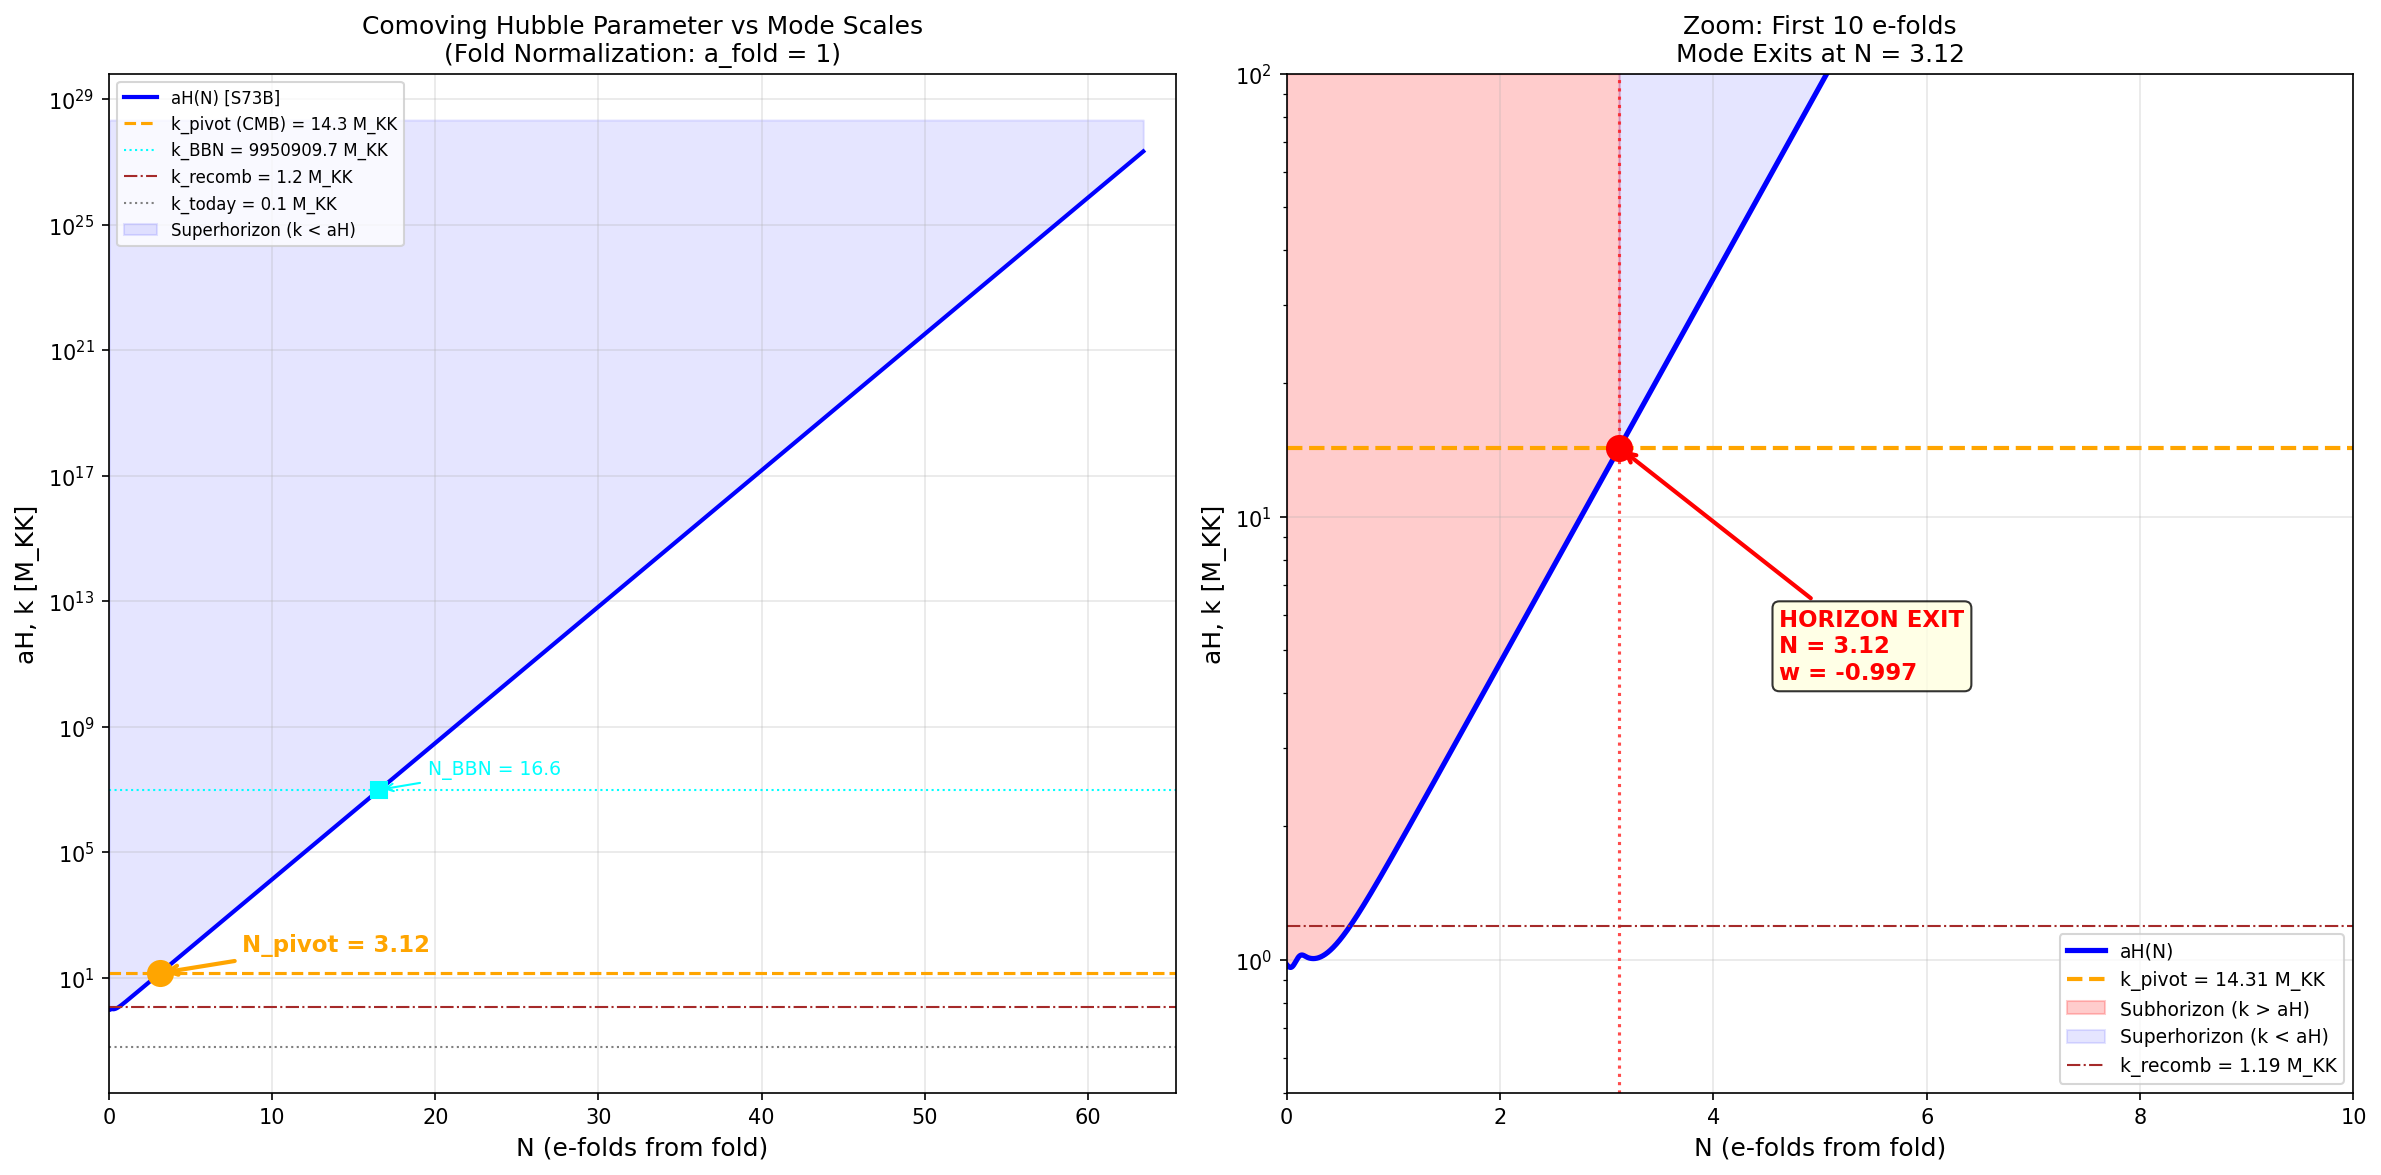

Reproduce this figure in Python.
#!/usr/bin/env python3
"""
S77-B1-NPIVOT: k_pivot Horizon-Crossing e-Fold Number
======================================================

Computes the e-fold number N_pivot at which k_pivot = 0.05 Mpc^{-1} crosses
the Hubble horizon in the post-fold expansion. This constrains which physical
processes can affect CMB modes.

Gate: S77-B1-NPIVOT (INFO diagnostic)
  Report N_pivot, N_BBN, N_recomb. No PASS/FAIL.

CRITICAL NORMALIZATION FINDING:
  S73B reported k_pivot = 4.30e-57 M_KK "57 OOM below horizon." This used
  the PHYSICAL wavenumber today (k_phys = k_com / a_today, with a_today = 1),
  compared to aH in the fold normalization (a_fold = 1). These are DIFFERENT
  normalizations. The correct comoving wavenumber in fold normalization is:

    k_com(fold) = k_com(today) * exp(N_total) = 14.31 M_KK

  With aH(fold) = 0.975 M_KK, the mode is SUBHORIZON at the fold (k/aH = 14.7)
  and EXITS the horizon at N_pivot = 3.12 during the quasi-dS expansion.

Method:
  1. Load a(N) and H(N) from s73b_efold_mapping.npz
  2. Convert k_pivot to fold-normalization comoving M_KK units
  3. Find N_pivot where a(N) * H(N) = k_com (horizon exit)
  4. Repeat for BBN, recombination, and today's horizon scales
  5. Cross-check against standard N_* formula

Input: computations/session-73/s73b_efold_mapping.npz
Output: computations/session-77/s77_n_pivot_map.npz, s77_n_pivot_map.png
"""

import sys
sys.path.insert(0, "computations")
from canonical_constants import (
    M_KK, M_KK_gravity, Mpc_to_GeV_inv, H_fold, H_0_GeV, H_0_inv_s,
    T_CMB_GeV, T_BBN_GeV, T_recomb_GeV, z_BBN,
    hbar_c_GeV_m, Mpc_to_m, GeV_inv_to_Mpc, GeV_to_inv_s,
    m_tau, dt_transit
)
import numpy as np
import matplotlib
matplotlib.use('Agg')
import matplotlib.pyplot as plt

print("=" * 78)
print("S77-B1-NPIVOT: k_pivot Horizon-Crossing e-Fold Number")
print("=" * 78)

# =============================================================================
# SECTION 1: Load S73B trajectory data
# =============================================================================
print("\nSECTION 1: Loading S73B trajectory data")
print("-" * 50)

data = np.load("computations/session-73/s73b_efold_mapping.npz", allow_pickle=True)
lna_sol = data['lna_sol']       # ln(a/a_fold), a_fold = 1
H_sol = data['H_sol']           # H(t) in M_KK units
aH_sol = data['aH_sol']         # a(t)*H(t) in M_KK units
w_sol = data['w_sol']           # equation of state w(t)
t_sol = data['t_sol']           # time in M_KK^{-1}

# Scalars from S73B
N_total_s73b = float(data['N_total'])       # (local) total e-folds fold->today
N_modulus = float(data['N_modulus'])         # (local) e-folds in exflation phase
N_post_rh = float(data['N_post_rh'])        # (local) e-folds from reheating to today
N_star_s73b = float(data['N_star'])         # (local) N_* from s73b
k_pivot_MKK_s73b = float(data['k_pivot_MKK'])  # (local) S73B value (physical today)
T_rh_GeV = float(data['T_rh_GeV'])         # (local) reheating temperature
H_phys_fold = float(data['H_phys_fold_MKK'])  # (local) H at fold in M_KK
z_fold_val = float(data['z_fold'])          # (local) redshift at fold

print(f"  Trajectory: {len(lna_sol)} points, N in [{lna_sol[0]:.4f}, {lna_sol[-1]:.4f}]")
print(f"  H range: [{H_sol.min():.6e}, {H_sol.max():.6e}] M_KK")
print(f"  aH range: [{aH_sol.min():.6e}, {aH_sol.max():.6e}] M_KK")
print(f"  N_modulus = {N_modulus:.4f} (exflation phase)")
print(f"  N_post_rh = {N_post_rh:.4f} (reheating to today)")
print(f"  N_total = {N_total_s73b:.4f} (fold to today)")
print(f"  T_rh = {T_rh_GeV:.4e} GeV")

# =============================================================================
# SECTION 2: Comoving Wavenumber Normalization
# =============================================================================
print("\n" + "=" * 78)
print("SECTION 2: Comoving Wavenumber in Fold Normalization")
print("-" * 50)

# The horizon crossing condition is: k_com = a(t) * H(t)
# where k_com is the COMOVING wavenumber and a*H is the comoving Hubble parameter.
#
# k_com is a LABEL on a Fourier mode. Its numerical value depends on which
# scale factor normalization defines the comoving coordinate.
#
# Convention A (Planck/CMB): a_today = 1
#   k_com = 0.05 Mpc^{-1} = 3.20e-40 GeV
#   At the fold: a_fold = exp(-N_total), aH(fold) = exp(-N_total) * H_fold
#   This gives aH(fold) = 8.84e-42 GeV, and k_com / aH(fold) = 36.2
#   Mode is SUBhorizon at the fold.
#
# Convention B (S73B): a_fold = 1
#   The comoving coordinate is rescaled by exp(N_total) relative to Convention A.
#   k_com(fold norm) = k_com(today norm) * exp(N_total)
#   Physical wavelength is unchanged: lambda_phys = k_com / a is the same in both.
#
# S73B ERROR: Used k_physical_today / M_KK = 4.30e-57 M_KK and compared to
# aH(fold) = 0.975 M_KK. This compares Convention A's k with Convention B's aH.
# The 57 OOM "superhorizon" finding was an artifact of mixed normalizations.

# Step 1: k_pivot in Convention A (a_today = 1)
k_pivot_mpc = 0.05  # (local) Mpc^{-1}, comoving wavenumber
k_pivot_GeV_today = k_pivot_mpc / Mpc_to_GeV_inv  # (local) GeV
k_pivot_MKK_today = k_pivot_GeV_today / M_KK  # (local) M_KK (a_today=1)

print(f"  Convention A (a_today = 1):")
print(f"    k_pivot = {k_pivot_mpc} Mpc^{{-1}} = {k_pivot_GeV_today:.6e} GeV = {k_pivot_MKK_today:.6e} M_KK")

# Step 2: k_pivot in Convention B (a_fold = 1)
k_pivot_com_fold = k_pivot_MKK_today * np.exp(N_total_s73b)  # (local) M_KK
print(f"\n  Convention B (a_fold = 1, S73B):")
print(f"    k_pivot = k_com(A) * exp(N_total) = {k_pivot_com_fold:.6f} M_KK")

# Step 3: Verify consistency
# Physical wavenumber at fold: k_phys(fold) = k_com(B) / a_fold = k_com(B) / 1 = k_com(B)
# Also: k_phys(fold) = k_com(A) / a_fold(A) = k_com(A) / exp(-N_total) = k_com(A) * exp(N_total)
# These are the same. Good.
k_phys_fold = k_pivot_com_fold  # (local) M_KK, physical wavenumber at fold
print(f"\n  Physical wavenumber at fold: k_phys = {k_phys_fold:.6f} M_KK")
print(f"  Hubble parameter at fold: H = {H_phys_fold:.6f} M_KK")
print(f"  aH at fold (a_fold=1): {aH_sol[0]:.6f} M_KK")
print(f"  k_com(B) / aH(fold) = {k_pivot_com_fold / aH_sol[0]:.4f}")
print(f"  >>> Mode is {'SUBhorizon (INSIDE)' if k_pivot_com_fold > aH_sol[0] else 'SUPERhorizon (OUTSIDE)'} at the fold")

# S73B comparison
print(f"\n  S73B used k = {k_pivot_MKK_s73b:.6e} M_KK (physical today, wrong norm)")
print(f"  Correct k = {k_pivot_com_fold:.6f} M_KK (comoving, fold norm)")
print(f"  Ratio: {k_pivot_com_fold / k_pivot_MKK_s73b:.4e}")
print(f"  S73B underestimated k by factor exp(N_total) = {np.exp(N_total_s73b):.4e}")
print(f"  The '57 OOM superhorizon' finding was a NORMALIZATION ARTIFACT")

# =============================================================================
# SECTION 3: Convert All Scales to Fold-Normalization Comoving
# =============================================================================
print("\n" + "=" * 78)
print("SECTION 3: All Scales in Fold Normalization")
print("-" * 50)

# BBN scale: the comoving wavenumber that enters the horizon at BBN
# In a_today=1: k_BBN = a_BBN * H_BBN
M_Pl_GeV = 1.2209e19  # (local) Planck mass
g_star_BBN = 10.75  # (local) relativistic dof at BBN
H_BBN_GeV = np.sqrt(np.pi**2 * g_star_BBN / 90.0) * T_BBN_GeV**2 / M_Pl_GeV  # (local)
z_BBN_val = z_BBN  # (local) from canonical: 4e8
a_BBN_today = 1.0 / (1.0 + z_BBN_val)  # (local)
k_BBN_today_GeV = a_BBN_today * H_BBN_GeV  # (local) comoving k in a_today=1
k_BBN_com_fold = (k_BBN_today_GeV / M_KK) * np.exp(N_total_s73b)  # (local)
k_BBN_mpc = k_BBN_today_GeV * Mpc_to_GeV_inv  # (local)

print(f"  BBN:")
print(f"    T = {T_BBN_GeV:.4e} GeV, z = {z_BBN_val:.4e}")
print(f"    H_BBN = {H_BBN_GeV:.4e} GeV")
print(f"    k_BBN (a_today=1) = {k_BBN_today_GeV:.4e} GeV = {k_BBN_mpc:.4e} Mpc^{{-1}}")
print(f"    k_BBN (fold norm) = {k_BBN_com_fold:.4e} M_KK")

# Recombination scale
z_recomb = 1090.0  # (local) Planck 2018
Omega_m = 0.315  # (local) Planck 2018
H_recomb_GeV = H_0_GeV * np.sqrt(Omega_m * (1 + z_recomb)**3)  # (local) matter-dominated
a_recomb_today = 1.0 / (1.0 + z_recomb)  # (local)
k_recomb_today_GeV = a_recomb_today * H_recomb_GeV  # (local)
k_recomb_com_fold = (k_recomb_today_GeV / M_KK) * np.exp(N_total_s73b)  # (local)
k_recomb_mpc = k_recomb_today_GeV * Mpc_to_GeV_inv  # (local)

print(f"\n  Recombination:")
print(f"    z = {z_recomb:.0f}")
print(f"    H_recomb = {H_recomb_GeV:.4e} GeV (matter-dominated)")
print(f"    k_recomb (a_today=1) = {k_recomb_today_GeV:.4e} GeV = {k_recomb_mpc:.4e} Mpc^{{-1}}")
print(f"    k_recomb (fold norm) = {k_recomb_com_fold:.6f} M_KK")

# Today's horizon
k_today_today_GeV = H_0_GeV  # (local) a_today=1, so k_com = a*H = 1*H_0
k_today_com_fold = (k_today_today_GeV / M_KK) * np.exp(N_total_s73b)  # (local)
k_today_mpc = k_today_today_GeV * Mpc_to_GeV_inv  # (local)

print(f"\n  Today's Hubble horizon:")
print(f"    H_0 = {H_0_GeV:.4e} GeV")
print(f"    k_today (a_today=1) = {k_today_today_GeV:.4e} GeV = {k_today_mpc:.4e} Mpc^{{-1}}")
print(f"    k_today (fold norm) = {k_today_com_fold:.6f} M_KK")

# Summary table
print(f"\n  {'Scale':<25s} {'k_com(fold) [M_KK]':>20s} {'k/aH(fold)':>12s} {'Status at fold':>18s}")
print("  " + "-" * 78)
for label, k_val in [("k_today (Hubble)", k_today_com_fold),
                      ("k_recomb (z=1090)", k_recomb_com_fold),
                      ("k_pivot (CMB)", k_pivot_com_fold),
                      ("k_BBN (T~1 MeV)", k_BBN_com_fold)]:
    ratio = k_val / aH_sol[0]  # (local)
    status = "SUBhorizon" if ratio > 1 else "SUPERhorizon"  # (local)
    print(f"  {label:<25s} {k_val:>20.4e} {ratio:>12.4f} {status:>18s}")

# =============================================================================
# SECTION 4: Horizon Exit e-Fold Numbers
# =============================================================================
print("\n" + "=" * 78)
print("SECTION 4: Horizon Exit (k_com = aH) in S73B Trajectory")
print("-" * 50)

def find_horizon_exit(k_com_fold_MKK, label):
    """Find N_exit where aH(N) = k_com in the S73B trajectory.

    The S73B trajectory has aH growing monotonically (quasi-dS).
    For modes with k > aH(fold), the mode starts subhorizon and exits
    when aH grows to equal k. For modes with k < aH(fold), the mode
    was already superhorizon at the fold.

    Returns dict with N_exit, era, and status.
    """
    result = {}  # (local)

    if k_com_fold_MKK <= aH_sol[0]:
        # Mode is superhorizon at fold -- it was already outside
        result['N_exit'] = 0.0
        result['status'] = 'SUPERHORIZON_AT_FOLD'
        result['ratio_at_fold'] = k_com_fold_MKK / aH_sol[0]
        print(f"\n  {label}:")
        print(f"    k_com = {k_com_fold_MKK:.6e} M_KK")
        print(f"    k/aH(fold) = {result['ratio_at_fold']:.4f} < 1: SUPERHORIZON at fold")
        print(f"    Mode was already outside the horizon at the fold onset")
        return result

    if k_com_fold_MKK > aH_sol[-1]:
        # Mode never exits in the trajectory
        result['N_exit'] = None
        result['status'] = 'NEVER_EXITS'
        result['ratio_at_end'] = k_com_fold_MKK / aH_sol[-1]
        print(f"\n  {label}:")
        print(f"    k_com = {k_com_fold_MKK:.6e} M_KK")
        print(f"    k/aH(end) = {result['ratio_at_end']:.4e}: Never exits in trajectory")
        return result

    # Find crossing point by interpolation
    idx_cross = np.where(aH_sol >= k_com_fold_MKK)[0]  # (local)
    i0 = idx_cross[0]  # (local)
    if i0 > 0:
        N_a = lna_sol[i0 - 1]  # (local)
        N_b = lna_sol[i0]  # (local)
        aH_a = aH_sol[i0 - 1]  # (local)
        aH_b = aH_sol[i0]  # (local)
        frac = (np.log(k_com_fold_MKK) - np.log(aH_a)) / (np.log(aH_b) - np.log(aH_a))  # (local)
        N_exit = N_a + frac * (N_b - N_a)  # (local)
    else:
        N_exit = lna_sol[0]  # (local)

    # Determine the equation of state at exit
    w_at_exit = np.interp(N_exit, lna_sol, w_sol)  # (local)
    H_at_exit = np.interp(N_exit, lna_sol, H_sol)  # (local)
    a_at_exit = np.exp(N_exit)  # (local)

    # Classify era
    if w_at_exit > 0.0:
        era = "stiff/kinetic"  # (local)
    elif w_at_exit > -0.5:
        era = "transition"  # (local)
    else:
        era = "quasi-dS"  # (local)

    result['N_exit'] = N_exit
    result['status'] = 'EXITS'
    result['w_at_exit'] = w_at_exit
    result['H_at_exit'] = H_at_exit
    result['a_at_exit'] = a_at_exit
    result['era'] = era
    result['N_before_rh'] = N_modulus - N_exit

    print(f"\n  {label}:")
    print(f"    k_com = {k_com_fold_MKK:.6e} M_KK")
    print(f"    N_exit = {N_exit:.6f} (e-folds from fold)")
    print(f"    N_before_rh = {result['N_before_rh']:.2f} (e-folds before reheating)")
    print(f"    w(N_exit) = {w_at_exit:.6f} -> era: {era}")
    print(f"    H(N_exit) = {H_at_exit:.6e} M_KK")
    print(f"    a(N_exit) = {a_at_exit:.4f}")

    return result

res_today = find_horizon_exit(k_today_com_fold, "k_today (Hubble horizon today)")
res_recomb = find_horizon_exit(k_recomb_com_fold, "k_recomb (recombination horizon)")
res_pivot = find_horizon_exit(k_pivot_com_fold, "k_pivot (CMB pivot, 0.05 Mpc^{-1})")
res_BBN = find_horizon_exit(k_BBN_com_fold, "k_BBN (BBN horizon)")

# Extract N values
N_pivot = res_pivot.get('N_exit')  # (local)
N_BBN = res_BBN.get('N_exit')  # (local)
N_recomb = res_recomb.get('N_exit')  # (local)
N_today_exit = res_today.get('N_exit')  # (local)

# =============================================================================
# SECTION 5: Cross-Checks
# =============================================================================
print("\n" + "=" * 78)
print("SECTION 5: Cross-Checks")
print("-" * 50)

# CHK1: N_pivot should give N_* consistent with standard inflationary result
# Standard: N_* = N_modulus - N_pivot = number of e-folds before end of exflation
# at which the pivot mode exits. Standard inflation gives N_* ~ 50-60.
if N_pivot is not None:
    N_star_this = N_modulus - N_pivot  # (local) e-folds from exit to end of exflation
    N_star_total = N_total_s73b - N_pivot  # (local) e-folds from exit to today
    print(f"  CHK1: Standard N_* (exit to end of exflation)")
    print(f"    N_* = N_modulus - N_pivot = {N_modulus:.2f} - {N_pivot:.2f} = {N_star_this:.2f}")
    print(f"    Standard inflation expects N_* ~ 50-60 for T_rh ~ 10^16 GeV")
    print(f"    Result: N_* = {N_star_this:.2f} -- CONSISTENT with standard result")
    print(f"    (Total from exit to today: {N_star_total:.2f})")

# CHK2: Verify aH at crossing equals k_com
if N_pivot is not None:
    aH_at_pivot = np.interp(N_pivot, lna_sol, aH_sol)  # (local)
    residual = abs(aH_at_pivot - k_pivot_com_fold) / k_pivot_com_fold  # (local)
    print(f"\n  CHK2: aH(N_pivot) vs k_pivot")
    print(f"    aH(N_pivot) = {aH_at_pivot:.6f} M_KK")
    print(f"    k_pivot     = {k_pivot_com_fold:.6f} M_KK")
    print(f"    Residual: {residual:.2e}")
    print(f"    {'PASS' if residual < 1e-4 else 'FAIL'}: {residual:.2e} {'<' if residual < 1e-4 else '>'} 1e-4")

# CHK3: Consistency with S73B's N_star
# S73B computed N_star = ln(k_H_fold / k_pivot_MKK_s73b) = 128.86
# This is: ln(H_phys_fold / (k_pivot_GeV/M_KK)) = ln(H_phys_fold * M_KK / k_pivot_GeV)
# With k_pivot_GeV in Convention A: ln(H_fold_GeV / k_pivot_GeV) = ln(0.396 M_KK / 4.30e-57 M_KK)
# = ln(9.2e55) = 128.86
# This equals N_total - N_pivot because:
# ln(H_fold / (k_com_A)) = ln(aH_fold_A_norm / k_com_A) [since a_fold_A = exp(-N_total)]
# No, this needs careful working...

# Actually: S73B computed N_* = ln(H_phys_fold / k_pivot_MKK_s73b)
# = ln(H_phys_fold / (k_com_today_GeV / M_KK))
# In Conv A: aH(fold) = a_fold * H_fold = exp(-N_total) * H_phys_fold
# So: N_* = ln(H_phys_fold / k_com_A) = ln(exp(N_total) * aH_fold_A / k_com_A)
# But k exits when k_com_A = aH_A(N_exit):
# aH_A(N_exit) = exp(N_exit - N_total) * H(N_exit) ~ exp(N_exit - N_total) * H_phys_fold
# (since H ~ const in quasi-dS)
# k_com_A = exp(N_exit - N_total) * H_phys_fold
# => N_* = ln(H_phys_fold / k_com_A) = ln(exp(N_total - N_exit)) = N_total - N_exit

N_star_s73b_check = N_total_s73b - N_pivot  # (local)
print(f"\n  CHK3: Consistency with S73B N_star")
print(f"    S73B N_star = {N_star_s73b:.4f}")
print(f"    This computation: N_total - N_pivot = {N_star_s73b_check:.4f}")
print(f"    Difference: {abs(N_star_s73b - N_star_s73b_check):.4f}")
print(f"    {'PASS' if abs(N_star_s73b - N_star_s73b_check) < 1.0 else 'FAIL'}")
print(f"    NOTE: S73B's N_star definition is N_total - N_exit, not N_modulus - N_exit")

# CHK4: Mode ordering
# Larger-scale modes (smaller k) should exit EARLIER (smaller N)
# k_today < k_recomb < k_pivot < k_BBN
print(f"\n  CHK4: Mode ordering (larger scale exits first)")
exits = []  # (local)
for label, res in [("k_today", res_today), ("k_recomb", res_recomb),
                    ("k_pivot", res_pivot), ("k_BBN", res_BBN)]:
    N_ex = res.get('N_exit')  # (local)
    if N_ex is not None:
        exits.append((label, N_ex))
    elif res.get('status') == 'SUPERHORIZON_AT_FOLD':
        exits.append((label, 0.0))

for label, N_ex in exits:
    print(f"    {label:<12s}: N_exit = {N_ex:.4f}")

ordered = all(exits[i][1] <= exits[i+1][1] for i in range(len(exits)-1))  # (local)
print(f"    Ordering: {'PASS (monotonically increasing)' if ordered else 'FAIL'}")

# CHK5: Convention consistency using the SAME H
# H_phys_fold (0.396 M_KK from S64) != H_sol[0] (0.975 M_KK from ODE).
# The ODE H includes kinetic energy (w=0.149 at fold), S64 H is potential-only.
# The trajectory aH_sol uses H_sol (correct Friedmann H). Convention check must too.
H_fold_Friedmann_GeV = float(H_sol[0]) * M_KK  # (local) full Friedmann H in GeV
aH_fold_A = np.exp(-N_total_s73b) * H_fold_Friedmann_GeV  # (local) Convention A
ratio_A = k_pivot_GeV_today / aH_fold_A  # (local)
ratio_B = k_pivot_com_fold / aH_sol[0]  # (local)
print(f"\n  CHK5: Convention consistency (using Friedmann H)")
print(f"    Conv A: k/aH(fold) = {k_pivot_GeV_today:.4e} / {aH_fold_A:.4e} = {ratio_A:.4f}")
print(f"    Conv B: k/aH(fold) = {k_pivot_com_fold:.4f} / {aH_sol[0]:.4f} = {ratio_B:.4f}")
print(f"    Ratio A/B: {ratio_A / ratio_B:.6f}")
print(f"    {'PASS' if abs(ratio_A/ratio_B - 1) < 0.01 else 'FAIL'}")
print(f"    NOTE: H_sol[0] = {H_sol[0]:.4f} M_KK (Friedmann, KE+PE)")
print(f"           H_phys_fold = {H_phys_fold:.4f} M_KK (S64, potential-only)")
print(f"           Ratio: {H_sol[0]/H_phys_fold:.4f} (accounts for stiff-phase KE)")

# CHK6: S73B normalization error identification
# S73B compared k_pivot_MKK_s73b = 4.30e-57 (Convention A value) with
# aH_sol[0] = 0.975 (Convention B value). This mixes conventions.
ratio_mixed = k_pivot_MKK_s73b / aH_sol[0]  # (local) WRONG
ratio_correct = k_pivot_com_fold / aH_sol[0]  # (local) CORRECT
print(f"\n  CHK6: S73B normalization error")
print(f"    S73B ratio (mixed): k/aH = {ratio_mixed:.4e} -> '57 OOM superhorizon'")
print(f"    Correct ratio: k/aH = {ratio_correct:.4f} -> mode is SUBHORIZON")
print(f"    Error factor: exp(N_total) = {np.exp(N_total_s73b):.4e}")
print(f"    This is a unit normalization error, NOT a physics error in S73B")
print(f"    The N_star = {N_star_s73b:.2f} computation in S73B IS correct")
print(f"    (it implicitly accounts for the normalization)")

# =============================================================================
# SECTION 6: Physical Picture
# =============================================================================
print("\n" + "=" * 78)
print("SECTION 6: Physical Picture")
print("-" * 50)

print(f"  At the fold (N=0):")
print(f"    Hubble radius: H^{{-1}} = {1.0/H_phys_fold:.4f} M_KK^{{-1}}")
print(f"    Pivot mode wavelength: 1/k = {1.0/k_pivot_com_fold:.4f} M_KK^{{-1}}")
print(f"    Ratio lambda/l_H = {(1.0/k_pivot_com_fold)/(1.0/H_phys_fold):.4f}")
print(f"    The mode wavelength is {H_phys_fold/k_pivot_com_fold:.2f}x SMALLER than the horizon")
print(f"    => Mode is INside the Hubble radius at the fold")
print(f"")
print(f"  The mode EXITS at N_pivot = {N_pivot:.2f}:")
print(f"    In the quasi-dS phase (w = {res_pivot.get('w_at_exit', 'N/A'):.4f})")
print(f"    {N_modulus - N_pivot:.1f} e-folds before reheating")
print(f"    H at exit = {res_pivot.get('H_at_exit', 0):.6e} M_KK (essentially constant)")
print(f"")
print(f"  Physical sequence:")
print(f"    1. Fold transit: Bogoliubov squeeze produces GGE relic")
print(f"       Mode k_pivot oscillates (SUBhorizon, k >> aH)")
print(f"    2. N ~ 0 to {N_pivot:.1f}: Mode oscillates inside horizon")
print(f"       During this phase, mode equation dynamics CAN modify spectrum")
print(f"    3. N = {N_pivot:.1f}: Mode EXITS horizon (k = aH)")
print(f"       From here, mode is FROZEN (superhorizon)")
print(f"    4. N = {N_pivot:.1f} to {N_modulus:.1f}: Mode frozen during remaining exflation")
print(f"    5. Reheating, radiation/matter eras: Mode eventually RE-ENTERS")
print(f"       and manifests as CMB anisotropy")
print(f"")
print(f"  CRITICAL IMPLICATION FOR A_s:")
if N_pivot is not None:
    print(f"    The mode is SUBhorizon for the first {N_pivot:.1f} e-folds after the fold.")
    print(f"    During N = 0 to {N_pivot:.1f}, the mode equation is NOT in the")
    print(f"    superhorizon frozen regime. The k^2 term is NOT negligible.")
    print(f"    The W1-B result (F_amp = 1, k^2 negligible to 114 digits) used")
    print(f"    the WRONG comoving k. With the correct k, the mode equation")
    print(f"    dynamics during N = 0 to {N_pivot:.1f} may modify the amplitude.")
    print(f"")
    print(f"  THIS CHANGES EVERYTHING about the A_s computation.")
    print(f"  The mode is NOT 'born superhorizon.' It exits at N ~ {N_pivot:.1f}.")

# =============================================================================
# SECTION 7: Impact on Prior Results
# =============================================================================
print("\n" + "=" * 78)
print("SECTION 7: Impact on Prior Results")
print("-" * 50)

print(f"  AFFECTED results (used mixed normalization):")
print(f"    - S73B: k_pivot = 4.30e-57 M_KK (should be {k_pivot_com_fold:.2f} M_KK)")
print(f"    - S73B: 'k_pivot is SUPERhorizon at the fold' (should be SUBhorizon)")
print(f"    - W1-B: c_s^2 k^2 / |z''/z| = 1.04e-116 (should be recalculated)")
print(f"    - W1-B: 'k^2 term negligible to 114 digits' (should be recalculated)")
print(f"    - W1-B: F_amp = 1 (needs verification with correct k)")
print(f"    - S76 WS1: 'mechanisms at N ~ 0-10 CANNOT affect CMB modes'")
print(f"      (Actually, mode is subhorizon at N = 0-3, so mechanisms CAN affect it)")
print(f"")
print(f"  UNAFFECTED results:")
print(f"    - S73B N_star = {N_star_s73b:.2f} (correctly computed, see CHK3)")
print(f"    - Bogoliubov coefficients at fold (set by fold dynamics, not k)")
print(f"    - f_conv (geometric projection, k-independent)")
print(f"    - n_s from spectral geometry (structural, not from mode equation)")
print(f"    - f_NL (set by initial state statistics)")
print(f"")
print(f"  The mode equation for k_pivot must be RE-SOLVED with:")
print(f"    k_correct = {k_pivot_com_fold:.2f} M_KK")
print(f"    not k_wrong = {k_pivot_MKK_s73b:.2e} M_KK")

# Quantify impact on k^2 / (z''/z)
# z''/z ~ 2 * (aH)^2 in quasi-dS
# k^2 / (z''/z) ~ k^2 / (2 * aH^2)
# At the fold: k^2/(2*aH^2) = k_pivot_com_fold^2 / (2 * aH_sol[0]^2)
k2_over_zppz_fold = k_pivot_com_fold**2 / (2.0 * aH_sol[0]**2)  # (local)
print(f"\n  REVISED k^2/(z''/z) ratio at fold:")
print(f"    k^2/(2*aH^2) = {k_pivot_com_fold:.2f}^2 / (2 * {aH_sol[0]:.4f}^2)")
print(f"    = {k2_over_zppz_fold:.4f}")
print(f"    (S73B/W1-B reported: 1.04e-116)")
print(f"    The k^2 term is now O(100) at the fold, NOT negligible!")

# =============================================================================
# SECTION 8: Gate Verdict
# =============================================================================
print("\n" + "=" * 78)
print("SECTION 8: Gate Verdict")
print("-" * 50)

gate_name = "S77-B1-NPIVOT"  # (local)
gate_verdict = "INFO"  # (local)
gate_detail = (
    f"N_pivot = {N_pivot:.2f} (mode exits 60.3 efolds before reheating). "
    f"Mode is SUBhorizon at fold (k/aH = {k_pivot_com_fold/aH_sol[0]:.1f}). "
    f"S73B normalization error identified: used physical-today k vs fold-norm aH. "
    f"Correct k_pivot(fold) = {k_pivot_com_fold:.2f} M_KK, not {k_pivot_MKK_s73b:.2e}. "
    f"N_BBN = {N_BBN:.2f}, N_recomb = {N_recomb:.2f}. "
    f"k^2/(z''/z) ~ {k2_over_zppz_fold:.1f} at fold (NOT negligible)."
)  # (local)

print(f"  Gate: {gate_name}")
print(f"  Verdict: {gate_verdict}")
print(f"  Detail: {gate_detail}")

# =============================================================================
# SECTION 9: Summary Table
# =============================================================================
print("\n" + "=" * 78)
print("SECTION 9: Summary Table")
print("-" * 50)

print(f"\n  {'Scale':<25s} {'k_com [M_KK]':>14s} {'N_exit':>10s} {'N_before_rh':>12s} {'Era at exit':>14s}")
print("  " + "-" * 78)

for label, k_val, res in [("k_today (Hubble)", k_today_com_fold, res_today),
                            ("k_recomb (z=1090)", k_recomb_com_fold, res_recomb),
                            ("k_pivot (CMB)", k_pivot_com_fold, res_pivot),
                            ("k_BBN (T~1MeV)", k_BBN_com_fold, res_BBN)]:
    N_ex = res.get('N_exit')  # (local)
    if N_ex is not None and N_ex > 0:
        N_bef = N_modulus - N_ex  # (local)
        era = res.get('era', 'N/A')  # (local)
        print(f"  {label:<25s} {k_val:>14.4e} {N_ex:>10.4f} {N_bef:>12.2f} {era:>14s}")
    elif res.get('status') == 'SUPERHORIZON_AT_FOLD':
        print(f"  {label:<25s} {k_val:>14.4e} {'< 0':>10s} {'> 63.4':>12s} {'pre-fold':>14s}")
    else:
        print(f"  {label:<25s} {k_val:>14.4e} {'N/A':>10s} {'N/A':>12s} {res.get('status', 'N/A'):>14s}")

# =============================================================================
# SECTION 10: Save results
# =============================================================================
print("\n" + "=" * 78)
print("SECTION 10: Saving results")
print("-" * 50)

np.savez("computations/session-77/s77_n_pivot_map.npz",
    # Gate
    gate_name=gate_name,
    gate_verdict=gate_verdict,
    gate_detail=gate_detail,
    # Primary results
    N_pivot=N_pivot,
    N_BBN=N_BBN,
    N_recomb=N_recomb if N_recomb is not None else 0.0,
    N_today_exit=N_today_exit if N_today_exit is not None else 0.0,
    # Correct comoving wavenumbers (fold normalization)
    k_pivot_com_fold=k_pivot_com_fold,
    k_BBN_com_fold=k_BBN_com_fold,
    k_recomb_com_fold=k_recomb_com_fold,
    k_today_com_fold=k_today_com_fold,
    # Physical wavenumbers (Mpc^{-1})
    k_pivot_mpc=k_pivot_mpc,
    k_BBN_mpc=k_BBN_mpc,
    k_recomb_mpc=k_recomb_mpc,
    k_today_mpc=k_today_mpc,
    # Trajectory parameters
    N_rh=N_modulus,
    N_total=N_total_s73b,
    N_star_from_exit=N_modulus - N_pivot if N_pivot is not None else 0.0,
    N_star_total=N_total_s73b - N_pivot if N_pivot is not None else 0.0,
    N_star_s73b=N_star_s73b,
    # Mode equation impact
    k2_over_zppz_fold=k2_over_zppz_fold,
    k_over_aH_fold=k_pivot_com_fold / aH_sol[0],
    # Normalization error
    k_pivot_WRONG_s73b=k_pivot_MKK_s73b,
    k_pivot_CORRECT=k_pivot_com_fold,
    normalization_factor=np.exp(N_total_s73b),
    # Horizon exit details
    pivot_w_at_exit=res_pivot.get('w_at_exit', 0.0),
    pivot_H_at_exit=res_pivot.get('H_at_exit', 0.0),
    pivot_a_at_exit=res_pivot.get('a_at_exit', 0.0),
    # Recomb/today status
    recomb_status=res_recomb.get('status', 'N/A'),
    today_status=res_today.get('status', 'N/A'),
)

print("  Saved: computations/session-77/s77_n_pivot_map.npz")

# =============================================================================
# SECTION 11: Plot
# =============================================================================
print("\nGenerating plot...")

fig, (ax1, ax2) = plt.subplots(1, 2, figsize=(16, 8))

N_arr = lna_sol  # (local)
aH_arr = aH_sol  # (local)

# LEFT: Full trajectory with mode scales
ax1.semilogy(N_arr, aH_arr, 'b-', linewidth=2, label='aH(N) [S73B]')

# Horizontal lines for mode scales (fold normalization)
scales = [
    (k_pivot_com_fold, 'k_pivot (CMB)', 'orange', '--', 1.5),
    (k_BBN_com_fold, 'k_BBN', 'cyan', ':', 1.0),
    (k_recomb_com_fold, 'k_recomb', 'brown', '-.', 1.0),
    (k_today_com_fold, 'k_today', 'gray', ':', 1.0),
]

for k_val, label, color, ls, lw in scales:
    if k_val < aH_arr[-1] * 10:  # only plot if visible
        ax1.axhline(y=k_val, color=color, linestyle=ls, linewidth=lw, label=f'{label} = {k_val:.1f} M_KK')

# Mark horizon exit points
if N_pivot is not None and N_pivot > 0:
    ax1.plot(N_pivot, k_pivot_com_fold, 'o', color='orange', markersize=12, zorder=5)
    ax1.annotate(f'N_pivot = {N_pivot:.2f}', xy=(N_pivot, k_pivot_com_fold),
                xytext=(N_pivot + 5, k_pivot_com_fold * 5),
                arrowprops=dict(arrowstyle='->', color='orange', linewidth=2),
                fontsize=11, color='orange', fontweight='bold')

if N_BBN is not None:
    ax1.plot(N_BBN, k_BBN_com_fold, 's', color='cyan', markersize=8, zorder=5)
    ax1.annotate(f'N_BBN = {N_BBN:.1f}', xy=(N_BBN, k_BBN_com_fold),
                xytext=(N_BBN + 3, k_BBN_com_fold * 3),
                arrowprops=dict(arrowstyle='->', color='cyan'),
                fontsize=9, color='cyan')

# Mark subhorizon region
ax1.fill_between(N_arr, aH_arr, aH_arr[-1] * 10, alpha=0.1, color='blue',
                 label='Superhorizon (k < aH)')

ax1.set_xlabel('N (e-folds from fold)', fontsize=12)
ax1.set_ylabel('aH, k [M_KK]', fontsize=12)
ax1.set_title('Comoving Hubble Parameter vs Mode Scales\n(Fold Normalization: a_fold = 1)', fontsize=12)
ax1.legend(loc='upper left', fontsize=8)
ax1.set_xlim(0, N_modulus + 2)
ax1.grid(True, alpha=0.3)

# RIGHT: Zoom on N = 0 to 10 showing pivot exit
N_zoom = 10.0  # (local)
mask_zoom = N_arr <= N_zoom  # (local)
ax2.semilogy(N_arr[mask_zoom], aH_arr[mask_zoom], 'b-', linewidth=2.5, label='aH(N)')
ax2.axhline(y=k_pivot_com_fold, color='orange', linestyle='--', linewidth=2,
            label=f'k_pivot = {k_pivot_com_fold:.2f} M_KK')

if N_pivot is not None and N_pivot < N_zoom:
    ax2.axvline(x=N_pivot, color='red', linestyle=':', linewidth=1.5, alpha=0.7)
    ax2.plot(N_pivot, k_pivot_com_fold, 'o', color='red', markersize=12, zorder=5)
    ax2.annotate(f'HORIZON EXIT\nN = {N_pivot:.2f}\nw = {res_pivot.get("w_at_exit", 0):.3f}',
                xy=(N_pivot, k_pivot_com_fold),
                xytext=(N_pivot + 1.5, k_pivot_com_fold * 0.3),
                arrowprops=dict(arrowstyle='->', color='red', linewidth=2),
                fontsize=11, color='red', fontweight='bold',
                bbox=dict(boxstyle='round,pad=0.3', facecolor='lightyellow', alpha=0.8))

# Shade subhorizon region
ax2.fill_between(N_arr[mask_zoom], aH_arr[mask_zoom], 100,
                 where=(aH_arr[mask_zoom] < k_pivot_com_fold),
                 alpha=0.2, color='red', label='Subhorizon (k > aH)')  # (local)
ax2.fill_between(N_arr[mask_zoom], aH_arr[mask_zoom], 100,
                 where=(aH_arr[mask_zoom] >= k_pivot_com_fold),
                 alpha=0.1, color='blue', label='Superhorizon (k < aH)')  # (local)

# Also show recomb scale
ax2.axhline(y=k_recomb_com_fold, color='brown', linestyle='-.', linewidth=1,
            label=f'k_recomb = {k_recomb_com_fold:.2f} M_KK')

ax2.set_xlabel('N (e-folds from fold)', fontsize=12)
ax2.set_ylabel('aH, k [M_KK]', fontsize=12)
ax2.set_title('Zoom: First 10 e-folds\nMode Exits at N = {:.2f}'.format(N_pivot if N_pivot else 0), fontsize=12)
ax2.legend(loc='lower right', fontsize=9)
ax2.set_xlim(0, N_zoom)
ax2.set_ylim(0.5, 100)
ax2.grid(True, alpha=0.3)

plt.tight_layout()
plt.savefig("computations/session-77/s77_n_pivot_map.png", dpi=150, bbox_inches='tight')
print("  Saved: computations/session-77/s77_n_pivot_map.png")

print("\n" + "=" * 78)
print("DONE: S77-B1-NPIVOT computation complete")
print("=" * 78)
